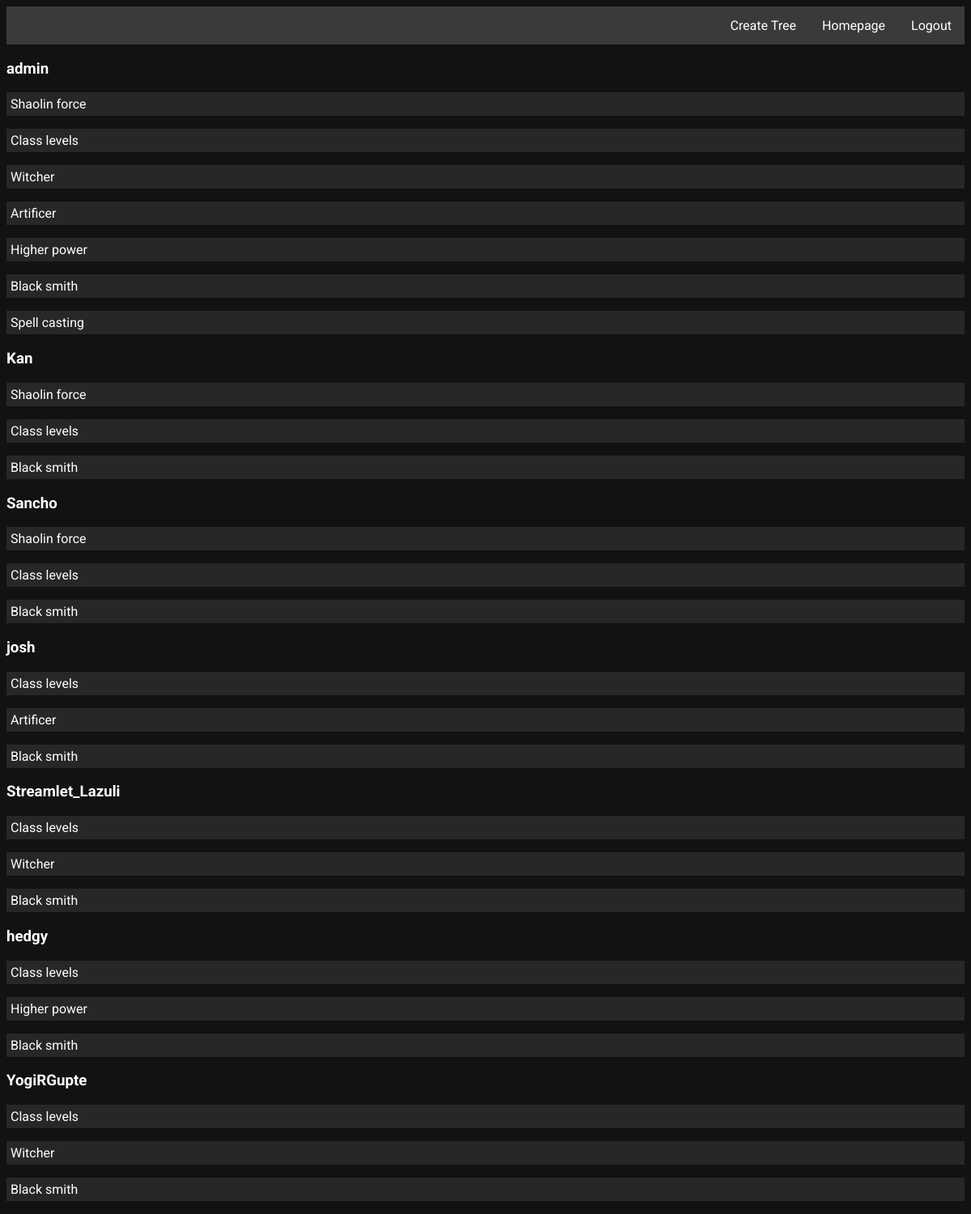
The app's page / (signed in) with its own data.
### trees/models.py (models this page shows, shortened)
class Tree(models.Model):
    name = models.CharField(max_length=100)
    user = models.ForeignKey(User, on_delete=models.CASCADE, default=None, blank=True)
    def __str__(self):
        return str(self.name) + " -> " + str(self.user.username)

### tamriel_trees/views.py (the view)
# urls.py: path('', views.homepage, name='homepage'),
def homepage(request):
    allTrees = Tree.objects.all()
    allTreesNames = { }
    for tree in allTrees:
        if tree.user in allTreesNames:
            allTreesNames[tree.user].append(tree)
        else:
            allTreesNames[tree.user] = [tree]
    trees = []
    for tree in allTrees:
        if tree.user == request.user:
            trees.append(tree)
    print(allTreesNames)
    if request.user.is_superuser:
        return render(request, 'homepage.html', {'trees': allTreesNames, 'admin': True})
    else:
        return render(request, 'homepage.html', {'trees': trees, 'admin': False})

### templates/homepage.html (shortened to what this page needs)
{% extends 'base.html' %}
{% block content %}
    {% if admin == True %}
        {% for user, treeList in trees.items %}
            <h3>{{ user.username }}</h3>
            {% for tree in treeList %}
            <div class="tree">
                <p><a href="{% url 'trees:mTreeDetail' tree.id %}">{{ tree.name }}</a></p>
            </div>
            {% endfor %}
        {% endfor %}
    {% endif %}
{% endblock %}

### templates/base.html (shortened to what this page needs)
{% load static %}
<!DOCTYPE html>
<html lang="en">
<head>
    <link href="https://unpkg.com/treeflex/dist/css/treeflex.css" rel="stylesheet">
    <link rel="stylesheet" type="text/css" href="{% static 'trees.css' %}">
    <link rel="stylesheet" type="text/css" href="{% static 'nav.css' %}">
    <link rel="stylesheet" type="text/css" href="{% static 'styles.css' %}">
</head>
<body>
    <ul id="nav">
        {% if user.is_authenticated %}
        <li><a href="{% url 'authentication:logout' %}">Logout</a></li>
        <li><a href="{% url 'homepage' %}">Homepage</a></li>
        {% if user.is_superuser %}
        <li><a href="{% url 'trees:createTree' %}">Create Tree</a></li>
        {% endif %}
        {% else %}
        <li><a href="{% url 'authentication:login' %}">Login</a></li>
        <li><a href="{% url 'authentication:signup' %}">Signup</a></li>
        {% endif %}
    </ul>
    {% block content %}
    {% endblock %}
</body>
</html>

### static/trees.css (style rules this page uses)
body { background-color: #121212; color: #FFFFFF; }

### static/nav.css (style rules this page uses)
#nav { list-style-type: none; margin: 0; padding: 0; overflow: hidden; background-color: #3A3A3A; }
#nav li { float: right; }
#nav li a { display: block; color: white; text-align: center; padding: 14px 16px; text-decoration: none; }

### static/styles.css (style rules this page uses)
body { background-color: #121212; color: #FFFFFF; font-family: 'Roboto', sans-serif; }
a { color: #FFFFFF; text-decoration: none; }
.tree a { padding: 5px; background-color: #272727; display: block; }

### records on screen
Tree: name "Shaolin force"
Tree: name "Class levels"
Tree: name "Witcher"
Tree: name "Artificer"
Tree: name "Higher power"
Tree: name "Black smith"
Tree: name "Spell casting"
Tree: name "Shaolin force"
Tree: name "Class levels"
Tree: name "Black smith"
Tree: name "Shaolin force"
Tree: name "Class levels"
Tree: name "Black smith"
Tree: name "Class levels"
Tree: name "Artificer"
Tree: name "Black smith"
Tree: name "Class levels"
Tree: name "Witcher"
Tree: name "Black smith"
Tree: name "Class levels"
Tree: name "Higher power"
Tree: name "Black smith"
Tree: name "Class levels"
Tree: name "Witcher"
Tree: name "Black smith"

### other values on screen
{{ user.username }} "admin"
{{ user.username }} "Kan"
{{ user.username }} "Sancho"
{{ user.username }} "josh"
{{ user.username }} "Streamlet_Lazuli"
{{ user.username }} "hedgy"
{{ user.username }} "YogiRGupte"
